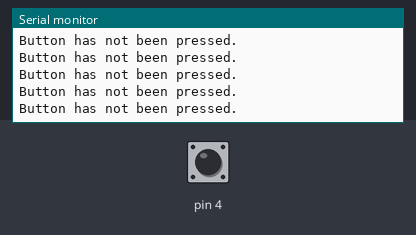
This sketch was run on a simulated Arduino Uno, built with avr-gcc and run on an emulated ATmega328P. Parts: the last lines printed to the serial monitor. The test bench sets the inputs (shaded band); at power-on: pin 4 LOW.

Above: at 1.2 s.
1.3 s: pin 4 driven HIGH
At 2.3 s:
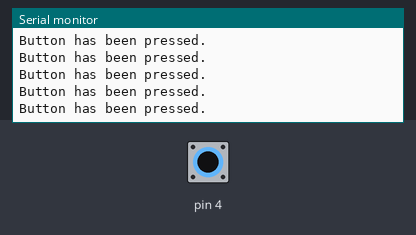
3.2 s: pin 4 driven LOW
At 4.2 s:
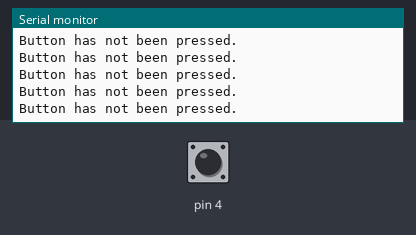
6.2 s: pin 4 driven HIGH
At 6.7 s:
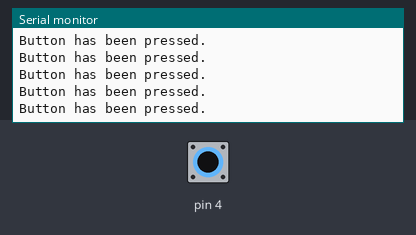
9.2 s: pin 4 driven LOW
At 10.3 s:
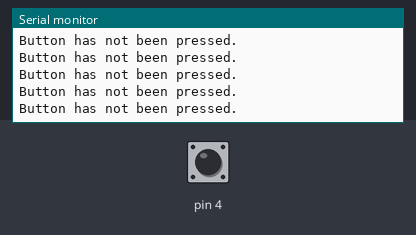
12.2 s: pin 4 driven HIGH
At 13.2 s:
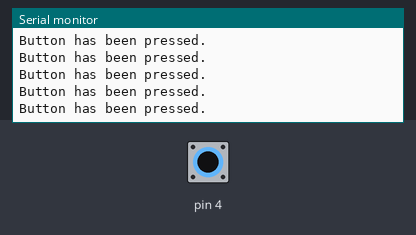

The sketch:

Reading_a_Button.ino
```cpp
//reading a button

int data;
void setup() {
  // put your setup code here, to run once:
pinMode (4,INPUT);
Serial.begin (9600);

}

void loop() {
  // put your main code here, to run repeatedly:
data=digitalRead(4);

if (data==1){
  Serial.println("Button has been pressed.");
}

if (data==0){
  Serial.println("Button has not been pressed.");

}

}
```

Measured:
- after the input at 1.3 s, the serial monitor: prints a new line after 0.07 s (image 1)
